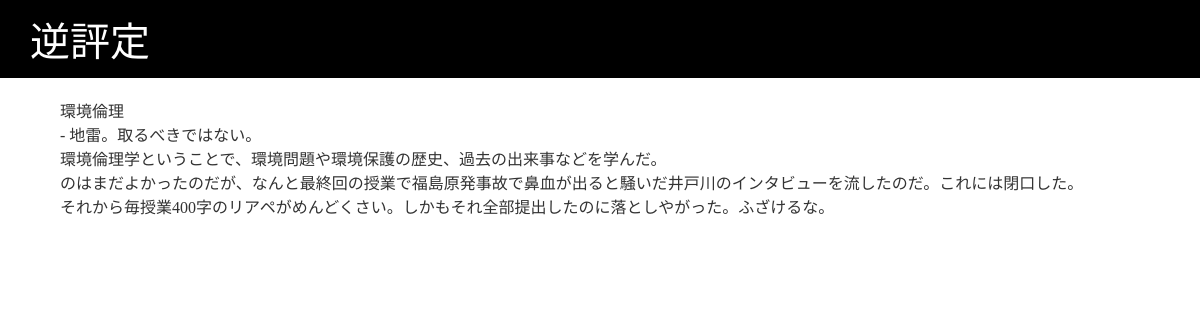
Page /reviews/detail/1/ on the committed database.
### reviews/models.py (models this page shows, shortened)
class Review(models.Model):
    STARS = (
        (1, '☆'),
        (2, '☆☆'),
        (3, '☆☆☆'),
        (4, '☆☆☆☆'),
        (5, '☆☆☆☆☆')
    )
    store_name = models.CharField('科目名', max_length=255)
    title = models.CharField('タイトル', max_length=255)
    text = models.TextField('本文', blank=True)
    stars = models.IntegerField('評価', choices=STARS)
    created_at = models.DateTimeField('作成日', default=timezone.now)

### reviews/views.py (the view)
# urls.py: path('detail/<int:pk>/', views.ReviewDetail.as_view(), name='review_detail'),
class ReviewDetail(generic.DetailView):
    model = Review

### reviews/templates/reviews/review_detail.html
{% extends 'reviews/base.html' %}
{% block content %}
    <article>
        <hl>{{ review.store_name }}</hl>
        <p>{{ reviews.get_star_display }} - {{ review.title }}</p>
        {{ review.text | linebreaks }}
    </article>
{% endblock %}

### reviews/templates/reviews/base.html (style rules this page uses)
* { margin:0; }
body { color: #333; }
main > article { padding: 0 30px; margin-bottom: 20px; }

### rows in the picture
Review: store_name "環境倫理", title "地雷。取るべきではない。", text "環境倫理学ということで、環境問題や環境保護の歴史、過去の出来事などを学んだ。 のはまだよかったのだが、なんと最終回の授業で福島原発事故で鼻血が出ると騒いだ井戸川のインタビューを流したのだ。これには閉口した。 それから毎授業400字のリアペがめんどくさい。しかもそれ全部提出したのに落としやがった。ふざけるな。"
